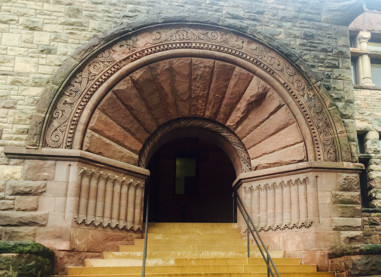
#> input picture 0408/minnesota.jpg, 381 x 277 px
$ python '自適應函數及二值化處理.py'
#> lines starting #> are read from the running program, lines starting #| are printed output that depends on the picture; after the words box and inside, x2 and y2 are one past the last pixel; in counts of white or black regions, pixels touching at a corner belong together
import cv2
import numpy as np
import sys
from sklearn.metrics import zero_one_loss
src = cv2.imread(sys.path[0]+"/minnesota.jpg",cv2.IMREAD_GRAYSCALE)
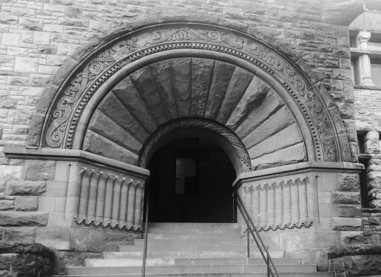
#> src: shape (277, 381); min 3, max 250, mean 127.3
thresh = 127
maxval = 255

ret,binary = cv2.threshold(src,thresh,maxval,cv2.THRESH_BINARY)
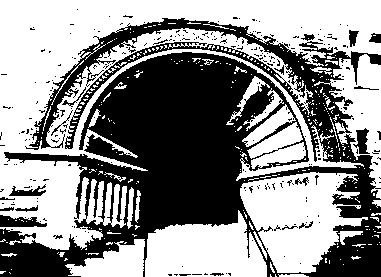
#> binary: shape (277, 381); 55.9% white; 269 black regions (248 under 20 px), largest, box (x1, y1, x2, y2) and area: (0, 18, 381, 277) 44092, (0, 215, 47, 227) 378, (353, 128, 370, 154) 238
#> ret = 127
ret,zero= cv2.threshold(src,thresh,maxval,cv2.THRESH_TOZERO)
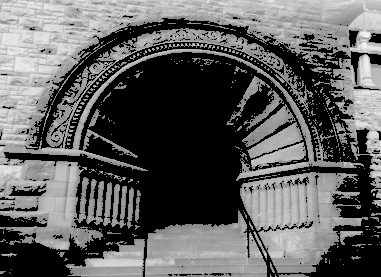
#> zero: shape (277, 381); min 0, max 250, mean 95
ret,zeroinv= cv2.threshold(src,thresh,maxval,cv2.THRESH_TOZERO_INV)
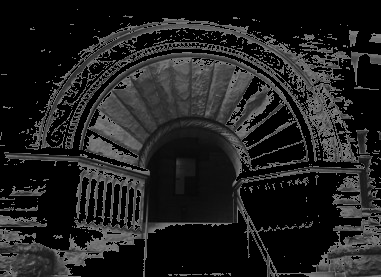
#> zeroinv: shape (277, 381); min 0, max 127, mean 32.3
meanc = cv2.adaptiveThreshold(src,maxval,cv2.ADAPTIVE_THRESH_MEAN_C,
                                 cv2.THRESH_BINARY,3,5)
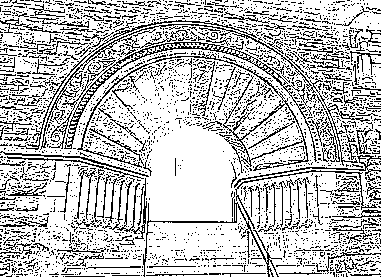
#> meanc: shape (277, 381); 75.4% white; black in thin lines or dots
gauss = cv2.adaptiveThreshold(src,maxval,cv2.ADAPTIVE_THRESH_GAUSSIAN_C,
                                 cv2.THRESH_BINARY,3,5)
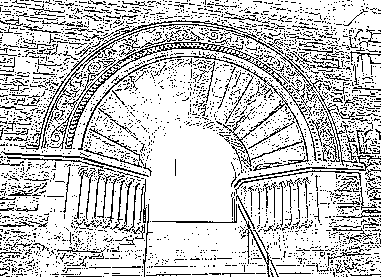
#> gauss: shape (277, 381); 78.9% white; black in thin lines or dots
cv2.imshow("src",src)
cv2.imshow("THRESH_BINARY",binary)
cv2.imshow("ADAPTIVE_THRESH_MEAN_C",meanc)
cv2.imshow("ADAPTIVE_THRESH_GAUSSIAN_C",gauss)
cv2.imshow("THRESH_TOZERO",zero)
cv2.imshow("THRESH_TOZERO_INV",zeroinv)
cv2.waitKey(0)
cv2.destroyAllWindows()
